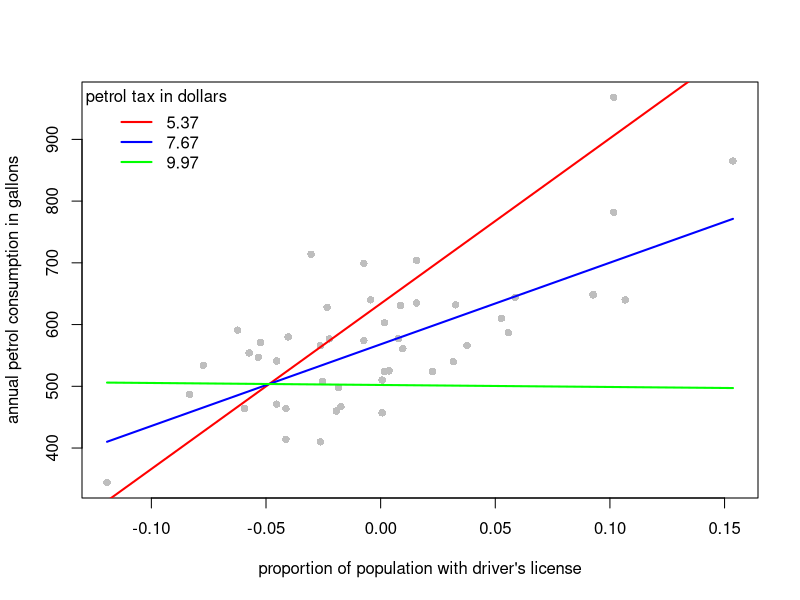

Generate this figure with R:
setwd("/Users/xuhong/Documents/Duke/Term 1 Courses/ENVIRON 710 Applied data analysis/Lab Github/ada/Midterm")
require("car")

pdat <- read.csv("PetrolConsumption.csv", header=T)
lm.full <- lm(Petrol ~ Tax*Income*Drivers, data=pdat)
lm1 <- update(lm.full, ~.-Tax:Income:Drivers)
summary(lm1)
lm2 <- update(lm1, ~.-Income:Drivers)
summary(lm2)
lm3 <- update(lm2, ~.-Tax:Income)
summary(lm3)
lm4 <- update(lm3, ~.-Tax:Drivers)
summary(lm4)
anova(lm.full, lm1, lm2, lm3, lm4)
# minimum adequate model is lm3

# centering the predictors
pdat$Tax.c <- pdat$Tax - mean(pdat$Tax)
pdat$Income.c <- pdat$Income - mean(pdat$Income)
pdat$Drivers.c <- pdat$Drivers - mean(pdat$Drivers)

lm.final <- lm(Petrol ~ Tax.c + Drivers.c + Income.c + Tax.c:Drivers.c, data=pdat)
summary(lm.final)


# plot the interaction
with(pdat, plot(Drivers.c, Petrol, xlab="proportion of population with driver's license",
                ylab="annual petrol consumption in gallons", col="grey", pch=16))
coef <- lm.final$coefficients
x <- seq(min(pdat$Drivers.c), max(pdat$Drivers.c), length=100)
vals <- c(-2.3, 0, 2.3)

curve(coef[1] + coef[2]*vals[1] + coef[3]*x + coef[4]*0 + coef[5]*vals[1]*x, col="red", lwd=2, add=T)
curve(coef[1] + coef[2]*vals[2] + coef[3]*x + coef[4]*0 + coef[5]*vals[2]*x, col="blue", lwd=2, add=T)
curve(coef[1] + coef[2]*vals[3] + coef[3]*x + coef[4]*0 + coef[5]*vals[3]*x, col="green", lwd=2, add=T)
vals.original <- vals + mean(pdat$Tax)
vals.original <- round(vals.original, digits = 2)
legend("topleft", legend=vals.original, lty = 1, col = c("red", "blue", "green"), lwd = 2, 
       bty = "n", title="petrol tax in dollars")  
